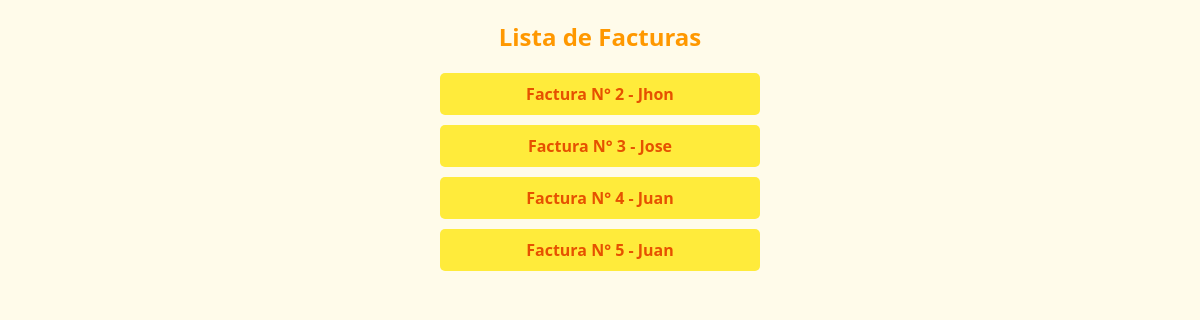
Page /facturas/ on the committed database.
### factura/models.py (models this page shows, shortened)
class Factura(models.Model):
    numero_factura = models.AutoField(primary_key=True)
    cliente = models.ForeignKey(Cliente, on_delete=models.CASCADE)
    empleado = models.ForeignKey(Empleado, on_delete=models.CASCADE)
    fecha_factura = models.DateField()
    subtotal = models.DecimalField(max_digits=10, decimal_places=2, default=Decimal('0.00'))
    total = models.DecimalField(max_digits=10, decimal_places=2, default=Decimal('0.00'))
    igv = models.DecimalField(max_digits=10, decimal_places=2, default=Decimal('0.00'))

class Cliente(models.Model):
    nombre_cliente = models.CharField(max_length=255)
    apellido_cliente = models.CharField(max_length=100, null=True, blank=True)
    direccion = models.CharField(max_length=255, null=True)
    RUC = models.CharField(max_length=11, unique=True)

### factura/views.py (the view)
# urls.py: path('facturas/', FacturaListView.as_view(), name='facturas-list'),
class FacturaListView(ListView):
    model = Factura
    template_name = 'factura/facturas_list.html'
    context_object_name = 'facturas'

### factura/templates/factura/facturas_list.html (shortened to what this page needs)
<!DOCTYPE html>
<html lang="es">
<head>
    {% load static %}
    <link rel="stylesheet" type="text/css" href="{% static 'css/uwu.css' %}">
</head>
<body>
    <h2>Lista de Facturas</h2>
    <ul>
        {% for factura in facturas %}
            <li>
                <a href="{% url 'factura-detail' factura.pk %}">Factura N° {{ factura.numero_factura }} - {{ factura.cliente.nombre_cliente }}</a>
            </li>
        {% endfor %}
    </ul>
</body>
</html>

### factura/static/css/uwu.css (style rules this page uses)
body { font-family: 'Segoe UI', Tahoma, Geneva, Verdana, sans-serif; background-color: #fffbea; color: #333; margin: 20px; text-align: center; }
h2 { color: #ff9800; }
ul { list-style-type: none; padding: 0; }
li { background-color: #ffeb3b; margin: 10px 0; padding: 10px; border-radius: 5px; transition: background-color 0.3s; max-width: 300px; margin-left: auto; margin-right: auto; }
a { text-decoration: none; color: #e65100; font-weight: bold; }

### rows in the picture
Factura: numero_factura "2", cliente.nombre_cliente "Jhon"
Factura: numero_factura "3", cliente.nombre_cliente "Jose"
Factura: numero_factura "4", cliente.nombre_cliente "Juan"
Factura: numero_factura "5", cliente.nombre_cliente "Juan"
